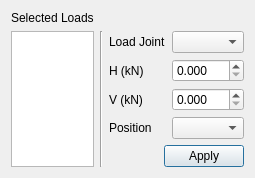
<?xml version="1.0" encoding="UTF-8"?>
<ui version="4.0">
 <class>EditJointLoadsDialog</class>
 <widget class="QDialog" name="EditJointLoadsDialog">
  <property name="geometry">
   <rect>
    <x>0</x>
    <y>0</y>
    <width>231</width>
    <height>167</height>
   </rect>
  </property>
  <property name="windowTitle">
   <string>Edit Joint Loads</string>
  </property>
  <layout class="QGridLayout" name="gridLayout">
   <item row="0" column="0">
    <widget class="QLabel" name="selectedLoadsLabel">
     <property name="sizePolicy">
      <sizepolicy hsizetype="Preferred" vsizetype="Maximum">
       <horstretch>0</horstretch>
       <verstretch>0</verstretch>
      </sizepolicy>
     </property>
     <property name="text">
      <string>Selected Loads</string>
     </property>
    </widget>
   </item>
   <item row="1" column="0" rowspan="2">
    <widget class="QTextEdit" name="selectedLoadsTextEdit">
     <property name="undoRedoEnabled">
      <bool>false</bool>
     </property>
     <property name="readOnly">
      <bool>true</bool>
     </property>
     <property name="acceptRichText">
      <bool>false</bool>
     </property>
    </widget>
   </item>
   <item row="1" column="1" rowspan="2">
    <widget class="Line" name="line">
     <property name="orientation">
      <enum>Qt::Vertical</enum>
     </property>
    </widget>
   </item>
   <item row="1" column="2" colspan="2">
    <layout class="QFormLayout" name="formLayout">
     <item row="0" column="0">
      <widget class="QLabel" name="loadJointLabel">
       <property name="text">
        <string>Load Joint</string>
       </property>
      </widget>
     </item>
     <item row="0" column="1">
      <widget class="ComboBox" name="loadJointComboBox"/>
     </item>
     <item row="1" column="0">
      <widget class="QLabel" name="horizontalComponentLabel">
       <property name="text">
        <string>H (kN)</string>
       </property>
      </widget>
     </item>
     <item row="1" column="1">
      <widget class="QDoubleSpinBox" name="horizontalComponentDoubleSpinBox">
       <property name="decimals">
        <number>3</number>
       </property>
      </widget>
     </item>
     <item row="2" column="0">
      <widget class="QLabel" name="verticalComponentLabel">
       <property name="text">
        <string>V (kN)</string>
       </property>
      </widget>
     </item>
     <item row="2" column="1">
      <widget class="QDoubleSpinBox" name="verticalComponentDoubleSpinBox">
       <property name="decimals">
        <number>3</number>
       </property>
      </widget>
     </item>
     <item row="3" column="0">
      <widget class="QLabel" name="positionLabel">
       <property name="text">
        <string>Position</string>
       </property>
      </widget>
     </item>
     <item row="3" column="1">
      <widget class="ComboBox" name="positionComboBox"/>
     </item>
    </layout>
   </item>
   <item row="2" column="2">
    <spacer name="horizontalSpacer">
     <property name="orientation">
      <enum>Qt::Horizontal</enum>
     </property>
     <property name="sizeHint" stdset="0">
      <size>
       <width>42</width>
       <height>20</height>
      </size>
     </property>
    </spacer>
   </item>
   <item row="2" column="3">
    <widget class="QPushButton" name="editJointLoadsPushButton">
     <property name="text">
      <string>Apply</string>
     </property>
     <property name="icon">
      <iconset resource="../../rsc.qrc">
       <normaloff>:/icons/dialog-ok-apply.png</normaloff>:/icons/dialog-ok-apply.png</iconset>
     </property>
    </widget>
   </item>
  </layout>
 </widget>
 <customwidgets>
  <customwidget>
   <class>ComboBox</class>
   <extends>QComboBox</extends>
   <header>combobox.h</header>
  </customwidget>
 </customwidgets>
 <resources>
  <include location="../../rsc.qrc"/>
 </resources>
 <connections/>
</ui>
